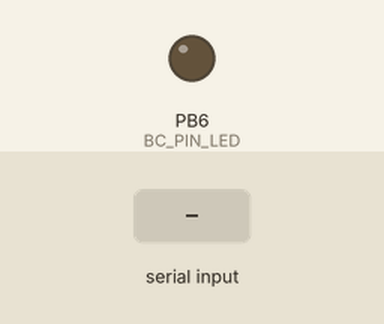
Simulated run of this program. Board: ATmega328P, built with avr-gcc and emulated at 8 MHz. Shown: output pins drawn as LEDs (lit = HIGH). The test bench sets the inputs (shaded band). What the program prints to the serial monitor is not drawn.

Above: at 1.2 s.
1.3 s: "ledOn\n" received over Serial
At 1.6 s:
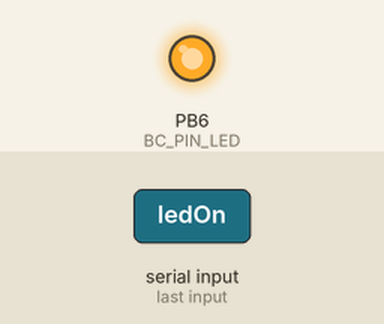
2.8 s: "ledOff\n" received over Serial
At 4.0 s:
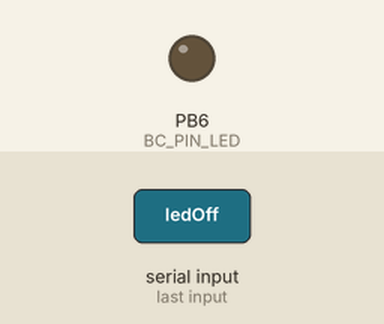
Timing chart, 0 to 5.8 s (numbered marks = the images above; inputs shaded):
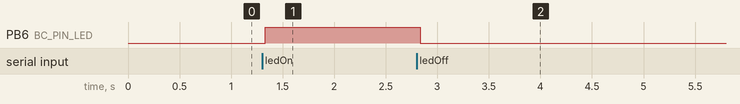

Measured:
- after the input at 1.3 s, PB6 (BC_PIN_LED): LOW → HIGH at once
- after the input at 2.8 s, PB6 (BC_PIN_LED): HIGH → LOW at once

The program:

main.c
```c
// (licence header left out)
#include "cmd.h"

/**
 * @brief Main
 *
 *  Initializes Bluecontroller and checks the commands.
 */
void main(void)
{
	bt_init();

	/* Write data persistent EEPROM/Flash => only necessary one time */
	//bt_setut();

	while(1) {
		checkCmd();
	}
}
```

bluecontroller.c
```c
// (licence header left out)
#include "bluecontroller.h"

/**
 * @brief Initialization
 *
 *	Initialize Bluecontroller
 */
void bt_init(void)
{
	/* UART and timer */
	uart_init(MYUBRR);
	sei();
	_delay_ms(100);

	bt_debug("init");
}

/**
 * @brief Setup
 *
 *	Setup Bluetooth module
 */
void bt_setut(void)
{
	/* Terminate the current Bluetooth connection. */
	bt_reset();

	/* Transparent connection settings */
	bt_send_cmd("\rAT"); // make sure the module is not in sleep mode
	bt_send_cmd("ATE0"); // disable echo
	bt_send_cmd("ATQ1"); // disable result code
	bt_send_cmd("ATC1"); // enable flow control: without this, avrdude under Windows will hang
	bt_send_cmd("ATR1"); // device is slave
	bt_send_cmd("ATN=Bluecontroller"); // set new name
	bt_send_cmd("ATP=1234"); // set PIN
	bt_send_cmd("ATD0"); // accept connections from any bt device
	bt_send_cmd("ATX0"); // disable escape character (default)
	//bt_send_cmd("ATS1"); // enable power down of rs-232 driver (default)
	bt_send_cmd("ATO"); // reconnect to peer

	/* Allow module to save setting in flash */
	_delay_ms(1000);
	/* Activate new settings */
	bt_reset();

	bt_debug("reset");
}

/**
 * @brief Reset the Bluetooth module
 *
 *	This terminates the current Bluetooth connection.
 */
void bt_reset(void)
{
	bt_turn_off();
	bt_turn_on();
}

/**
 * @brief Turn off Bluetooth module
 *
 *	Turns off Bluetooth module
 */
void bt_turn_off(void)
{
	BC_RESET_DDR |= (1<<BC_PIN_RESET);
	BC_RESET_PORT &= ~(1<<BC_PIN_RESET);
	_delay_ms(50);
}

/**
 * @brief Turn on Bluetooth module
 *
 *	Turns on the Bluetooth module
 */
void bt_turn_on(void)
{
	BC_RESET_PORT |= (1<<BC_PIN_RESET);
	BC_RESET_DDR &= ~(1<<BC_PIN_RESET);
	/* Wait until the module is up and running */
	_delay_ms(6000);
}

/**
 * @brief Send escape sequence
 *
 *	Sends escape sequence (+++)
 */
void bt_escape_sequence(void)
{
	_delay_ms(1200);
	bt_puts("+++");
	_delay_ms(1200);
}

/**
 * @brief Send a character
 *
 *	Sends a character
 *
 * @param c character
 */
void bt_putc(char c)
{
	uart_putc(c);
	/* Slow down communication for BTM-222 */
	_delay_ms(BC_PUTC_DELAY);
}

/**
 * @brief Send a string
 *
 *	Sends a string (char*)
 *
 * @param s string
 */
void bt_puts(char* s)
{
	/* While *s != '\0' so unequally "string-end characters" (terminator) */
	while(*s) {
 		bt_putc(*s);
		s++;
	}
}

/**
 * @brief Send a command
 *
 *	Sends a Bluecontroller command (needed for setup)
 *
 * @param s string
 */
void bt_send_cmd(char* s)
{
	bt_puts(s);
	/* Carriage return at end (ASCII 13) */
	bt_putc('\r');
}

/**
 * @brief Debug method
 *
 *	Send a string, if debug is on.
 *
 * @param s string
 */
void bt_debug(char* s)
{
	#ifdef BC_DEBUG
		bt_puts("BC_");
		bt_puts(s);
	#endif
}

/*
 * @brief Check turn off Bluecontroller
 *
 *  Wait and check, if no command to keep it on
 *
 * @return 1 wenn aktiv, 0 wenn nicht aktiv
 */
/*uint8_t bt_check_turn_off( void )
{
	uint8_t i;
	uint8_t	bt=0;
	DDRB |= (1<<DDB7);
	PORTB |= (1<<PORTB7);
	for (i = 30; i> 1; i--) {
		_delay_ms(1000);
		if ( !(PIND & (1<<PIND2)) ) {
			bt=1;
			i=1;
			_delay_ms(250);
		}
	}
	// if(bt==0) { ... off
	return bt;
}*/

/**
 * @brief Turn LED on or off
 *
 *	Turns LED on (i==1) / off (i!=1).
 *
 * @param i If i==1 turn LED on, else off
 */
void bt_led_on(uint8_t i)
{
	BC_RESET_DDR |= (1<<BC_PIN_LED);
	if(i == 1) {
		BC_RESET_PORT = (1 << BC_PIN_LED);
	} else {
		BC_RESET_PORT = (0 << BC_PIN_LED);
	}

}
```

bluecontroller.h
```c
// (licence header left out)
#ifndef BLUECONTROLLER_H_
	#define BLUECONTROLLER_H_

	/* Include */
	#include "uart.h"		// Defines F_CPU => important to include before <util/delay.h>
	#include <inttypes.h>
	#include <avr/io.h>
	#include <util/delay.h>

	/* Define (BC=Bluecontroller) */

	/** PIN 19 (PB6): LED */
	#define BC_PIN_LED		PINB6
	/** PIN 20 (PB7): BT-Reset */
	#define BC_PIN_RESET	PINB7
	#define BC_RESET_PORT	PORTB
	#define BC_RESET_PIN	PINB
	#define BC_RESET_DDR	DDRB
	/** Delay (in ms) after send a char */
	#define BC_PUTC_DELAY	10
	/** Activate bt_debug method */
	#define BC_DEBUG

	/* Method */
	void bt_init(void);
	void bt_setut(void);
	void bt_reset(void);
	void bt_turn_off(void);
	void bt_turn_on(void);
	void bt_escape_sequence(void);
	void bt_putc(char c);
	void bt_puts(char* s);
	void bt_send_cmd(char* s);
	//uint8_t bt_check_turn_off(void);
	void bt_debug(char* s);
	void bt_led_on(uint8_t i);

#endif /* BLUECONTROLLER_H_ */
```

cmd.c
```c
// (licence header left out)
#include "cmd.h"

/* Global Variables */
volatile char uart_string[UART_MAXSTRLEN + 1] = "";	// Used to store incoming commands
volatile uint8_t uart_str_complete = 0;     		// 1 means complete received
volatile uint8_t uart_str_count = 0;


/**
 * @brief Check commands
 *
 *  This method checks if received command is a valid command and react to it.
 *  Furthermore it resets the commandBuffer.
 */
void checkCmd()
{
	/* Wait for complete command */
	while (uart_str_complete!=1);

	char* uart_string_val = (char *) uart_string;
	if(strcmp(uart_string_val, "wusel") == 0) {
		bt_puts("xyz");
	}
	else if(strcmp(uart_string_val, "ledOn") == 0) {
		bt_puts("abc");
		bt_led_on(1);
	}
	else if(strcmp(uart_string_val, "ledOff") == 0) {
		bt_puts("123");
		bt_led_on(0);
	}
	else {
		/* Send invalid command back */
		bt_debug(uart_string_val);
	}

	/* Reset command */
	uart_str_complete = 0;
	sei(); // TODO: necessary?
}

/**
 * @brief Interrupt USART_RX_vect
 *
 *  This interrupt is fired if new data is available in USART receive buffer.
 *
 *  Source: http://www.mikrocontroller.net/articles/AVR-GCC-Tutorial/Der_UART
 */
ISR( USART_RX_vect )
{
	unsigned char nextChar;
	/* Read data from buffer */
	nextChar = UDR;
	/* Only if uart_string is currently not in use */
	if( uart_str_complete == 0 ) {
		if( nextChar != '\n' &&
		nextChar != '\r' &&
		uart_str_count < UART_MAXSTRLEN ) {
			uart_string[uart_str_count] = nextChar;
			uart_str_count++;
		}
		else {
			uart_string[uart_str_count] = '\0';
			uart_str_count = 0;
			uart_str_complete = 1;
			cli(); // TODO: necessary?
		}
	}
}
```

cmd.h
```c
// (licence header left out)
#ifndef CMD_H_
	#define CMD_H_

	/* Include */
	#include "bluecontroller.h"
	#include <string.h>		// Used for strcmp()

	/* Define */
	#define UART_MAXSTRLEN	10

	/* Method */
	void checkCmd(void);

#endif /* CMD_H_ */
```

uart.c
```c
// (licence header left out)
#include "uart.h"

/**
 * @brief UART Initialization
 *
 *  USART Initialization (datasheet page 178)
 */
void uart_init( unsigned int ubrr )
{
	/* Set baud rate */
	UBRRH = (unsigned char)(ubrr>>8);
	UBRRL = (unsigned char)ubrr;

	/* Enable double speed */
	UCSRA = (0<<U2X0);
	/* Enable receiver, transmitter and UART RX Complete Interrupt (activate global interrupt flag necessary) */
	UCSRB |= (1<<RXEN0)|(1<<TXEN0)|(1<<RXCIE0);
	/* Set frame format: 8data, 1stop bit */
	UCSRC |= (1<<UCSZ01)|(1<<UCSZ00);

	/* Dummy read to clear UDR */
	UDR;
}

/**
 * @brief Send char
 *
 *	Sending Frames with 5 to 8 Data Bit (datasheet page 179)
 */
void uart_putc( unsigned char data )
{
	/* Wait for empty transmit buffer */
	while ( !( UCSRA & (1<<UDRE) ) );
	/* Put data into buffer, sends the data */
	UDR = data;
}
```

uart.h
```c
// (licence header left out)
#ifndef UART_H_
	#define UART_H_

	/* Define */
	#define MCU     atmega328p
	/** FOSC / Clock Speed (ATmega328P) */
	#define F_CPU	8000000UL
	/** Baud rate (Bluecontroller) */
	#define BAUD	19200
	/** MYUBRR = 25 */
	#define MYUBRR	F_CPU/16/BAUD-1

	/* Include */
	#include <avr/io.h>
	#include <avr/interrupt.h>		// Used for sei(), cli() and ISR()

	/* Register names USART0 */
	#define UBRRH	UBRR0H
	#define UBRRL	UBRR0L

	#define UCSRA	UCSR0A
	#define UCSRB	UCSR0B
	#define UCSRC	UCSR0C

	#define UDR		UDR0
	#define UDRE	UDRE0
	#define UPE		UPE0

	#define DOR		DOR0
	#define FE		FE0
	#define RXC		RXC0
	#define TXB8	TXB80

	/* Method */
	void uart_init(unsigned int ubrr);
	void uart_putc(unsigned char data);

#endif /* UART_H_ */
```
